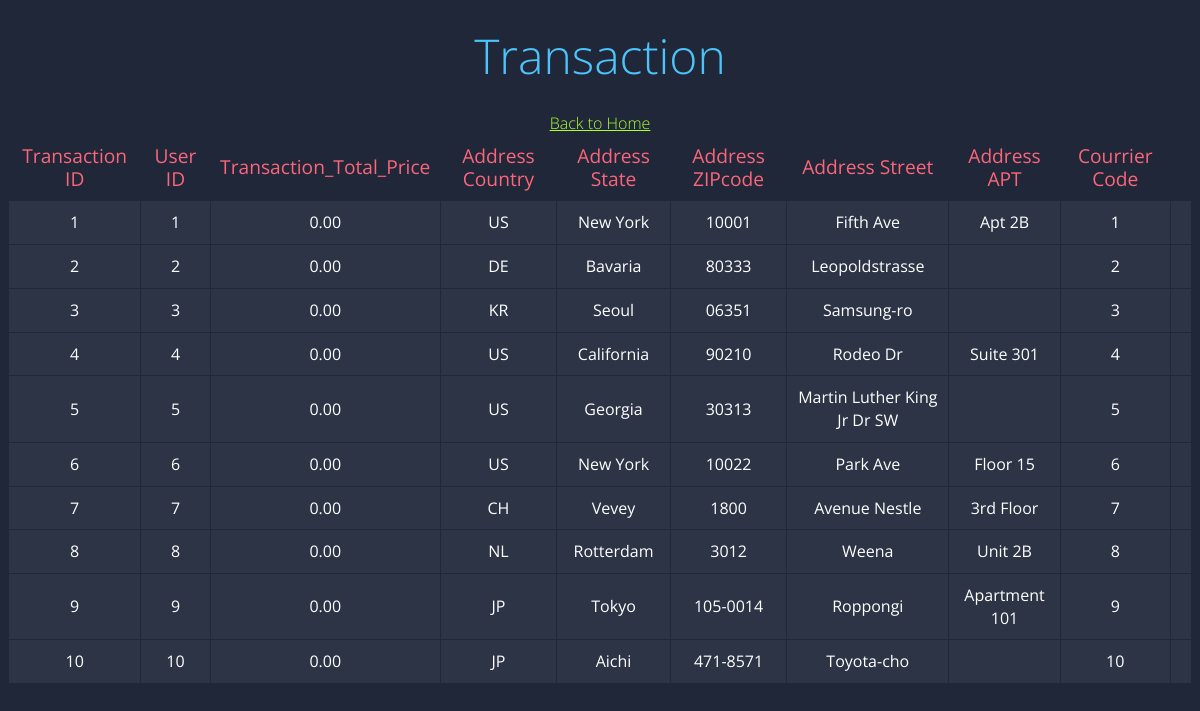
/transaction.php, run on the app's committed database.
### tables this page shows
CREATE TABLE Transaction (

	  Trans_ID INT PRIMARY KEY NOT NULL,
      User_ID INT,
	  Trans_Total_Price DECIMAL(10,2) NOT NULL DEFAULT 0,
	  Address_Country VARCHAR(30) NOT NULL, 
	  Address_State VARCHAR(30) NOT NULL,
	  Address_ZipCode VARCHAR(15) NOT NULL, 
	  Address_Street VARCHAR(50) NOT NULL,
	  Address_APT VARCHAR(30), 
	  Courrier_Code INT,
	  FOREIGN KEY (Courrier_Code) REFERENCES Courrier(Courrier_Code),
      FOREIGN KEY (User_ID) REFERENCES User(User_ID)
);

### transaction.php (the view, shortened to what this page needs)
<!DOCTYPE html>
<html>
<head>
	<link rel="stylesheet" href="styles.css">
</head>
<body>
	<div class="container">
		<h1>Transaction</h1>
        <a href="home.html">Back to Home</a>
        <?php
        $servername = "cssql.seattleu.edu";
        $username = "bd_rwidjaja1";
        $password = "3300rwidjaja1-Bvkw";
        $dbname = "bd_rwidjaja1";
        $conn = mysqli_connect($servername, $username, $password, $dbname);
        $sql = "SELECT * FROM Transaction";
        $result = mysqli_query($conn, $sql);
        if (mysqli_num_rows($result) > 0) {
            echo '<table>';
            echo '<tr><th>Transaction ID</th><th>User ID</th><th>Transaction_Total_Price</th><th>Address Country</th><th>Address State</th><th>Address ZIPcode</th><th>Address Street</th><th>Address APT</th><th>Courrier Code</th></tr>';
            while($row = mysqli_fetch_assoc($result)) {
                echo '<tr><td>' . $row["Trans_ID"] . '</td><td>' . $row["User_ID"] . '</td><td>' . $row["Trans_Total_Price"] . '</td><td>' . $row["Address_Country"] . '</td><td>' . $row["Address_State"] . '</td><td>' . $row["Address_ZipCode"] . '</td><td>' . $row["Address_Street"] . '</td><td>' . $row["Address_APT"] . '</td><td>' . $row["Courrier_Code"] . '</td><td>' ;
            }
            echo '</table>';
        } else {
            echo "0 results";
        }
        ?>
	</div>
</body>
</html>

### styles.css (style rules this page uses)
a { color:greenyellow }
body { font-family: 'Open Sans', sans-serif; font-weight: 300; line-height: 1.42em; color:#A7A1AE; background-color:#1F2739; }
h1 { font-size:3em; font-weight: 300; line-height:1em; text-align: center; color: #4DC3FA; }
table { margin: 0 auto; border-collapse: collapse; }
.container { margin: 0 auto; text-align: center; }
.container th { background-color: #1F2739; color: #FB667A; font-weight: normal; font-size: 1.2em; padding: 10px; }
.container td { background-color: #2C3446; color: #fff; font-weight: normal; font-size: 1em; padding: 10px; border: 1px solid #1F2739; }

### data on the page
transaction: Trans_ID "1", User_ID "1", Trans_Total_Price "0.00", Address_Country "US", Address_State "New York", Address_ZipCode "10001", Address_Street "Fifth Ave", Address_APT "Apt 2B", Courrier_Code "1"
transaction: Trans_ID "2", User_ID "2", Trans_Total_Price "0.00", Address_Country "DE", Address_State "Bavaria", Address_ZipCode "80333", Address_Street "Leopoldstrasse", Courrier_Code "2"
transaction: Trans_ID "3", User_ID "3", Trans_Total_Price "0.00", Address_Country "KR", Address_State "Seoul", Address_ZipCode "06351", Address_Street "Samsung-ro", Courrier_Code "3"
transaction: Trans_ID "4", User_ID "4", Trans_Total_Price "0.00", Address_Country "US", Address_State "California", Address_ZipCode "90210", Address_Street "Rodeo Dr", Address_APT "Suite 301", Courrier_Code "4"
transaction: Trans_ID "5", User_ID "5", Trans_Total_Price "0.00", Address_Country "US", Address_State "Georgia", Address_ZipCode "30313", Address_Street "Martin Luther King Jr Dr SW", Courrier_Code "5"
transaction: Trans_ID "6", User_ID "6", Trans_Total_Price "0.00", Address_Country "US", Address_State "New York", Address_ZipCode "10022", Address_Street "Park Ave", Address_APT "Floor 15", Courrier_Code "6"
transaction: Trans_ID "7", User_ID "7", Trans_Total_Price "0.00", Address_Country "CH", Address_State "Vevey", Address_ZipCode "1800", Address_Street "Avenue Nestle", Address_APT "3rd Floor", Courrier_Code "7"
transaction: Trans_ID "8", User_ID "8", Trans_Total_Price "0.00", Address_Country "NL", Address_State "Rotterdam", Address_ZipCode "3012", Address_Street "Weena", Address_APT "Unit 2B", Courrier_Code "8"
transaction: Trans_ID "9", User_ID "9", Trans_Total_Price "0.00", Address_Country "JP", Address_State "Tokyo", Address_ZipCode "105-0014", Address_Street "Roppongi", Address_APT "Apartment 101", Courrier_Code "9"
transaction: Trans_ID "10", User_ID "10", Trans_Total_Price "0.00", Address_Country "JP", Address_State "Aichi", Address_ZipCode "471-8571", Address_Street "Toyota-cho", Courrier_Code "10"
